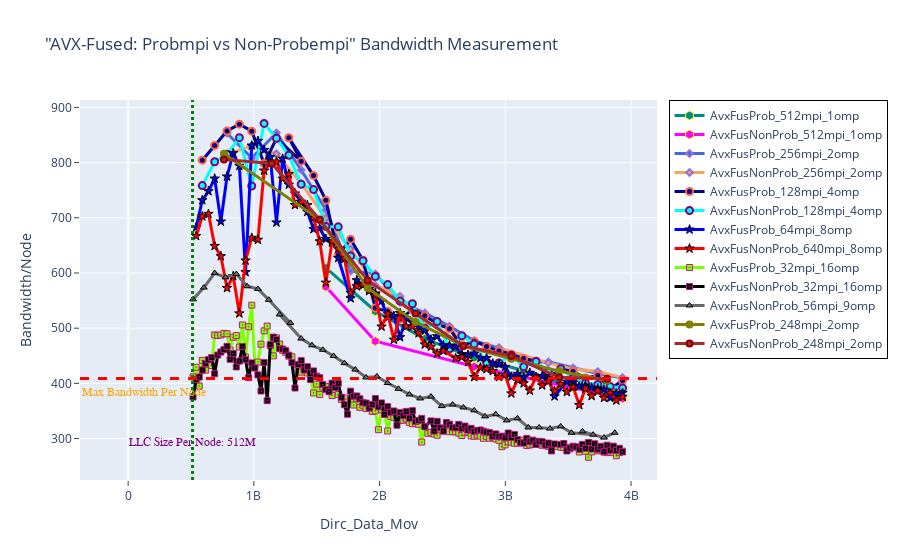

Here is the notebook cell this chart was saved with:
### Markdown cell above
## BANDWIDTHM - AVX-Fused: Probmpi vs Non-Probempim

### Code cell
fig = go.Figure() 

# Case 1
fig.add_trace(go.Scatter(x=(dfn4AvxFusProb_512mpi_1omp.Dirc_Data_Mov*(dfn4AvxFusProb_512mpi_1omp.MPI_size/4)), 
                         y=(dfn4AvxFusProb_512mpi_1omp.BAND*(dfn4AvxFusProb_512mpi_1omp.MPI_size/4)), 
                         mode='lines+markers', 
                         name='AvxFusProb_512mpi_1omp',
                         line=dict(color='darkcyan',width=3),
                         marker=dict(symbol='hexagon',size=9, line=dict(color='yellow',width=1))))

fig.add_trace(go.Scatter(x=(dfn4AvxFusNonProb_512mpi_1omp.Dirc_Data_Mov*(dfn4AvxFusNonProb_512mpi_1omp.MPI_size/4)), 
                         y=(dfn4AvxFusNonProb_512mpi_1omp.BAND*(dfn4AvxFusNonProb_512mpi_1omp.MPI_size/4)), 
                         mode='lines+markers', 
                         name='AvxFusNonProb_512mpi_1omp',
                         line=dict(color='magenta',width=3),
                         marker=dict(symbol='hexagon',size=9, line=dict(color='yellow',width=1))))


# Case 2
fig.add_trace(go.Scatter(x=(dfn4AvxFusProb_256mpi_2omp.Dirc_Data_Mov*(dfn4AvxFusProb_256mpi_2omp.MPI_size/4)), 
                         y=(dfn4AvxFusProb_256mpi_2omp.BAND*(dfn4AvxFusProb_256mpi_2omp.MPI_size/4)), 
                         mode='lines+markers', 
                         name='AvxFusProb_256mpi_2omp',
                         line=dict(color='royalblue',width=3),
                         marker=dict(symbol='diamond',size=5,line=dict(color='MediumPurple',width=2))))

fig.add_trace(go.Scatter(x=(dfn4AvxFusNonProb_256mpi_2omp.Dirc_Data_Mov*(dfn4AvxFusNonProb_256mpi_2omp.MPI_size/4)), 
                         y=(dfn4AvxFusNonProb_256mpi_2omp.BAND*(dfn4AvxFusNonProb_256mpi_2omp.MPI_size/4)), 
                         mode='lines+markers', 
                         name='AvxFusNonProb_256mpi_2omp',
                         line=dict(color='sandybrown',width=3),
                         marker=dict(symbol='diamond',size=5,line=dict(color='MediumPurple',width=2))))


# Case 3
fig.add_trace(go.Scatter(x=(dfn4AvxFusProb_128mpi_4omp.Dirc_Data_Mov*(dfn4AvxFusProb_128mpi_4omp.MPI_size/4)), 
                         y=(dfn4AvxFusProb_128mpi_4omp.BAND*(dfn4AvxFusProb_128mpi_4omp.MPI_size/4)), 
                         mode='lines+markers', 
                         name='AvxFusProb_128mpi_4omp',
                         line=dict(color='darkblue',width=3),
                         marker=dict(symbol='circle',size=7, line=dict(color='tomato',width=2))))

fig.add_trace(go.Scatter(x=(dfn4AvxFusNonProb_128mpi_4omp.Dirc_Data_Mov*(dfn4AvxFusNonProb_128mpi_4omp.MPI_size/4)), 
                         y=(dfn4AvxFusNonProb_128mpi_4omp.BAND*(dfn4AvxFusNonProb_128mpi_4omp.MPI_size/4)), 
                         mode='lines+markers', 
                         name='AvxFusNonProb_128mpi_4omp',
                         line=dict(color='cyan',width=3),
                         marker=dict(symbol='circle',size=7,line=dict(color='Purple',width=2))))



# Case 4
fig.add_trace(go.Scatter(x=(dfn4AvxFusProb_64mpi_8omp.Dirc_Data_Mov*(dfn4AvxFusProb_64mpi_8omp.MPI_size/4)), 
                         y=(dfn4AvxFusProb_64mpi_8omp.BAND*(dfn4AvxFusProb_64mpi_8omp.MPI_size/4)), 
                         mode='lines+markers', 
                         name='AvxFusProb_64mpi_8omp',
                         line=dict(color='blue',width=3),
                         marker=dict(symbol='star',size=7, line=dict(color='black',width=1))))

fig.add_trace(go.Scatter(x=(dfn4AvxFusNonProb_64mpi_8omp.Dirc_Data_Mov*(dfn4AvxFusNonProb_64mpi_8omp.MPI_size/4)), 
                         y=(dfn4AvxFusNonProb_64mpi_8omp.BAND*(dfn4AvxFusNonProb_64mpi_8omp.MPI_size/4)), 
                         mode='lines+markers', 
                         name='AvxFusNonProb_640mpi_8omp',
                         line=dict(color='red',width=3),
                         marker=dict(symbol='star',size=7, line=dict(color='black',width=1))))


# Case 5
fig.add_trace(go.Scatter(x=(dfn4AvxFusProb_32mpi_16omp.Dirc_Data_Mov*(dfn4AvxFusProb_32mpi_16omp.MPI_size/4)), 
                         y=(dfn4AvxFusProb_32mpi_16omp.BAND*(dfn4AvxFusProb_32mpi_16omp.MPI_size/4)), 
                         mode='lines+markers', 
                         name='AvxFusProb_32mpi_16omp',
                         line=dict(color='chartreuse',width=3),
                         marker=dict(symbol='square-dot',size=6, line=dict(color='mediumvioletred',width=1))))

fig.add_trace(go.Scatter(x=(dfn4AvxFusNonProb_32mpi_16omp.Dirc_Data_Mov*(dfn4AvxFusNonProb_32mpi_16omp.MPI_size/4)), 
                         y=(dfn4AvxFusNonProb_32mpi_16omp.BAND*(dfn4AvxFusNonProb_32mpi_16omp.MPI_size/4)), 
                         mode='lines+markers', 
                         name='AvxFusNonProb_32mpi_16omp',
                         line=dict(color='black',width=3),
                         marker=dict(symbol='square-dot',size=6, line=dict(color='mediumvioletred',width=1))))


# Case 6
# fig.add_trace(go.Scatter(x=(dfn4AvxFusProb_56mpi_9omp.Dirc_Data_Mov*(dfn4AvxFusProb_56mpi_9omp.MPI_size/4)), 
#                          y=(dfn4AvxFusProb_56mpi_9omp.BAND*(dfn4AvxFusProb_56mpi_9omp.MPI_size/4)), 
#                          mode='lines+markers', 
#                          name='AvxFusProb_56mpi_9omp',
#                          line=dict(color='gold',width=3),
#                          marker=dict(symbol='triangle-up',size=6, line=dict(color='black',width=1))))

fig.add_trace(go.Scatter(x=(dfn4AvxFusNonProb_56mpi_9omp.Dirc_Data_Mov*(dfn4AvxFusNonProb_56mpi_9omp.MPI_size/4)), 
                         y=(dfn4AvxFusNonProb_56mpi_9omp.BAND*(dfn4AvxFusNonProb_56mpi_9omp.MPI_size/4)), 
                         mode='lines+markers', 
                         name='AvxFusNonProb_56mpi_9omp',
                         line=dict(color='dimgray',width=3),
                         marker=dict(symbol='triangle-up',size=6, line=dict(color='black',width=1))))



# Case 7
fig.add_trace(go.Scatter(x=(dfn4AvxFusProb_248mpi_2omp.Dirc_Data_Mov*(dfn4AvxFusProb_248mpi_2omp.MPI_size/4)), 
                         y=(dfn4AvxFusProb_248mpi_2omp.BAND*(dfn4AvxFusProb_248mpi_2omp.MPI_size/4)), 
                         mode='lines+markers', 
                         name='AvxFusProb_248mpi_2omp',
                         line=dict(color='olive',width=3),
                         marker=dict(symbol='circle',size=6, line=dict(color='olive',width=2))))

fig.add_trace(go.Scatter(x=(dfn4AvxFusNonProb_248mpi_2omp.Dirc_Data_Mov*(dfn4AvxFusNonProb_248mpi_2omp.MPI_size/4)), 
                         y=(dfn4AvxFusNonProb_248mpi_2omp.BAND*(dfn4AvxFusNonProb_248mpi_2omp.MPI_size/4)), 
                         mode='lines+markers', 
                         name='AvxFusNonProb_248mpi_2omp',
                         line=dict(color='Brown',width=3),
                         marker=dict(symbol='circle',size=6, line=dict(color='darkred',width=2))))




# Adding vertical and horizontal lines 
fig.add_vline(x=512e6, line_width=3, line_dash="dot", line_color="green")
fig.add_hline(y=409, line_width=3, line_dash="dash", line_color="red")

# Add annotation with arrow
fig.add_annotation(
    x='512e6'
    , y=280
    , text=f'LLC Size Per Node: 512M'
    , yanchor='bottom'
    , showarrow=False
    , arrowhead=1
    , arrowsize=1
    , arrowwidth=2
    , arrowcolor="#636363"
    , ax=-20
    , ay=-30
    , font=dict(size=12, color="purple", family="Sans Serif")
    , align="left"
    ,)

fig.add_annotation(
    x='130e6'
    , y=370
    , text=f'Max Bandwidth Per Node'
    , yanchor='bottom'
    , showarrow=False
    , arrowhead=1
    , arrowsize=1
    , arrowwidth=2
    , arrowcolor="#636363"
    , ax=-20
    , ay=-30
    , font=dict(size=12, color="orange", family="Sans Serif")
    , align="left"
    ,)


fig.update_layout(title='"AVX-Fused: Probmpi vs Non-Probempi" Bandwidth Measurement',
                  xaxis_title='Dirc_Data_Mov', yaxis_title='Bandwidth/Node', 
                  xaxis=dict(ticks="outside"),  
                  yaxis=dict(ticks="outside"),
                  legend=go.layout.Legend(bordercolor="black",borderwidth=1))

### Figure 1 — Plotly figure (JSON) as saved in the notebook; plotly's stock layout.template omitted (floating-point values rounded to 4 significant figures; data arrays with more than 128 entries replaced by an {"elided": "..."} marker saying what was removed)
{"data": [{"line": {"color": "darkcyan", "width": 3}, "marker": {"line": {"color": "yellow", "width": 1}, "size": 9, "symbol": "hexagon"}, "mode": "lines+markers", "name": "AvxFusProb_512mpi_1omp", "type": "scatter", "x": [1572864000, 1966080000, 2359296000, 2752512000, 3145728000, 3538944000, 3932160000], "y": [609.1, 530.7, 480.7, 446.5, 423.4, 392.6, 389.5]}, {"line": {"color": "magenta", "width": 3}, "marker": {"line": {"color": "yellow", "width": 1}, "size": 9, "symbol": "hexagon"}, "mode": "lines+markers", "name": "AvxFusNonProb_512mpi_1omp", "type": "scatter", "x": [1572864000, 1966080000, 2752512000, 3932160000], "y": [574.9, 476.4, 430.5, 372.5]}, {"line": {"color": "royalblue", "width": 3}, "marker": {"line": {"color": "MediumPurple", "width": 2}, "size": 5, "symbol": "diamond"}, "mode": "lines+markers", "name": "AvxFusProb_256mpi_2omp", "type": "scatter", "x": [786432000, 983040000, 1179648000, 1376256000, 1572864000, 1769472000, 1966080000, 2162688000, 2359296000, 2555904000, 2752512000, 2949120000, 3145728000, 3342336000, 3538944000, 3735552000, 3932160000], "y": [853.3, 808.4, 853.9, 786.7, 714.5, 603.4, 598.4, 546.8, 527.7, 503.4, 477.2, 463.6, 438.4, 439.0, 428.2, 417.8, 409.7]}, {"line": {"color": "sandybrown", "width": 3}, "marker": {"line": {"color": "MediumPurple", "width": 2}, "size": 5, "symbol": "diamond"}, "mode": "lines+markers", "name": "AvxFusNonProb_256mpi_2omp", "type": "scatter", "x": [786432000, 983040000, 1179648000, 1376256000, 1572864000, 1769472000, 1966080000, 2162688000, 2359296000, 2555904000, 2752512000, 2949120000, 3342336000, 3538944000, 3735552000, 3932160000], "y": [815.1, 830.8, 816.1, 762.5, 699.1, 643.5, 577.5, 557.8, 509.5, 500.8, 456.4, 464.7, 437.1, 425.8, 421.4, 410.4]}, {"line": {"color": "darkblue", "width": 3}, "marker": {"line": {"color": "tomato", "width": 2}, "size": 7, "symbol": "circle"}, "mode": "lines+markers", "name": "AvxFusProb_128mpi_4omp", "type": "scatter", "x": [589824000, 688128000, 786432000, 884736000, 983040000, 1081344000, 1179648000, 1376256000, 1277952000, 1474560000, 1572864000, 1671168000, 1769472000, 1867776000, 1966080000, 2064384000, 2162688000, 2260992000, 2359296000, 2457600000, 2555904000, 2654208000, 2752512000, 2850816000, 2949120000, 3047424000, 3145728000, 3244032000, 3342336000, 3440640000, 3538944000, 3637248000, 3735552000, 3833856000, 3932160000], "y": [804.4, 831.1, 857.3, 869.7, 857.0, 798.3, 843.6, 802.6, 845.0, 776.5, 731.7, 632.5, 661.3, 623.0, 536.7, 530.2, 516.5, 533.5, 522.4, 507.5, 498.9, 467.8, 476.5, 467.0, 458.7, 452.8, 444.9, 440.5, 410.3, 426.1, 421.3, 409.8, 414.2, 389.7, 405.1]}, {"line": {"color": "cyan", "width": 3}, "marker": {"line": {"color": "Purple", "width": 2}, "size": 7, "symbol": "circle"}, "mode": "lines+markers", "name": "AvxFusNonProb_128mpi_4omp", "type": "scatter", "x": [589824000, 688128000, 786432000, 884736000, 983040000, 1081344000, 1179648000, 1277952000, 1376256000, 1474560000, 1572864000, 1671168000, 1769472000, 1867776000, 1966080000, 2064384000, 2162688000, 2260992000, 2359296000, 2457600000, 2555904000, 2654208000, 2752512000, 2850816000, 2949120000, 3047424000, 3145728000, 3244032000, 3342336000, 3440640000, 3538944000, 3637248000, 3735552000, 3833856000, 3932160000], "y": [758.4, 801.6, 815.2, 845.3, 757.6, 871.1, 844.1, 813.3, 760.7, 751.1, 684.0, 683.6, 630.7, 622.2, 593.6, 579.0, 549.0, 544.3, 499.3, 512.1, 462.7, 486.3, 471.4, 437.3, 436.9, 451.1, 430.1, 439.8, 421.3, 426.5, 409.8, 400.4, 397.9, 394.5, 391.6]}, {"line": {"color": "blue", "width": 3}, "marker": {"line": {"color": "black", "width": 1}, "size": 7, "symbol": "star"}, "mode": "lines+markers", "name": "AvxFusProb_64mpi_8omp", "type": "scatter", "x": [540672000, 589824000, 638976000, 688128000, 737280000, 786432000, 835584000, 884736000, 933888000, 983040000, 1032192000, 1081344000, 1130496000, 1179648000, 1228800000, 1277952000, 1327104000, 1376256000, 1425408000, 1474560000, 1523712000, 1572864000, 1622016000, 1720320000, 1671168000, 1769472000, 1818624000, 1867776000, 1916928000, 1966080000, 2015232000, 2064384000, 2113536000, 2162688000, 2211840000, 2260992000, 2310144000, 2359296000, 2408448000, 2457600000, 2506752000, 2555904000, 2605056000, 2654208000, 2703360000, 2752512000, 2801664000, 2850816000, 2899968000, 2949120000, 2998272000, 3047424000, 3096576000, 3145728000, 3194880000, 3293184000, 3342336000, 3391488000, 3489792000, 3538944000, 3588096000, 3637248000, 3686400000, 3735552000, 3784704000, 3833856000, 3883008000, 3932160000], "y": [682.4, 731.8, 748.2, 771.1, 693.3, 774.9, 817.2, 794.2, 601.6, 830.9, 839.4, 823.0, 809.9, 691.5, 807.1, 760.0, 744.0, 729.2, 710.9, 679.6, 680.8, 661.7, 655.0, 625.8, 627.3, 554.1, 586.8, 577.8, 570.8, 562.9, 549.1, 519.2, 522.0, 483.6, 518.4, 510.2, 502.7, 495.5, 479.4, 485.3, 469.0, 468.5, 466.4, 452.8, 451.6, 453.7, 445.8, 446.0, 435.9, 434.8, 429.7, 412.0, 417.2, 410.8, 419.1, 412.9, 408.8, 376.4, 403.2, 401.2, 394.7, 396.0, 392.1, 390.8, 388.5, 373.8, 381.4, 382.9]}, {"line": {"color": "red", "width": 3}, "marker": {"line": {"color": "black", "width": 1}, "size": 7, "symbol": "star"}, "mode": "lines+markers", "name": "AvxFusNonProb_640mpi_8omp", "type": "scatter", "x": [540672000, 589824000, 638976000, 688128000, 737280000, 786432000, 835584000, 884736000, 933888000, 983040000, 1032192000, 1081344000, 1130496000, 1179648000, 1228800000, 1277952000, 1327104000, 1376256000, 1425408000, 1474560000, 1523712000, 1572864000, 1622016000, 1671168000, 1720320000, 1769472000, 1818624000, 1867776000, 1916928000, 1966080000, 2015232000, 2064384000, 2113536000, 2162688000, 2211840000, 2260992000, 2310144000, 2359296000, 2408448000, 2457600000, 2506752000, 2605056000, 2654208000, 2703360000, 2752512000, 2801664000, 2850816000, 2899968000, 2949120000, 2998272000, 3047424000, 3096576000, 3145728000, 3194880000, 3244032000, 3293184000, 3342336000, 3391488000, 3440640000, 3489792000, 3538944000, 3588096000, 3637248000, 3686400000, 3735552000, 3784704000, 3833856000, 3883008000, 3932160000], "y": [667.0, 702.6, 707.1, 648.9, 630.4, 572.8, 594.3, 526.8, 622.7, 663.7, 660.1, 785.5, 799.4, 801.9, 770.7, 779.4, 723.1, 728.3, 722.8, 699.7, 657.3, 582.5, 657.6, 643.6, 627.0, 564.0, 575.7, 579.5, 567.2, 560.0, 502.8, 526.1, 479.1, 527.2, 503.3, 502.8, 490.8, 470.5, 466.5, 454.2, 458.8, 445.7, 447.7, 438.6, 411.5, 428.8, 425.9, 422.3, 411.5, 415.3, 381.8, 406.4, 400.1, 386.9, 411.7, 396.4, 403.4, 385.7, 398.7, 384.3, 393.7, 360.6, 390.8, 377.1, 386.5, 373.7, 382.9, 369.0, 375.7]}, {"line": {"color": "chartreuse", "width": 3}, "marker": {"line": {"color": "mediumvioletred", "width": 1}, "size": 6, "symbol": "square-dot"}, "mode": "lines+markers", "name": "AvxFusProb_32mpi_16omp", "type": "scatter", "x": {"elided": "138 int values"}, "y": {"elided": "138 float values"}}, {"line": {"color": "black", "width": 3}, "marker": {"line": {"color": "mediumvioletred", "width": 1}, "size": 6, "symbol": "square-dot"}, "mode": "lines+markers", "name": "AvxFusNonProb_32mpi_16omp", "type": "scatter", "x": {"elided": "138 int values"}, "y": {"elided": "138 float values"}}, {"line": {"color": "dimgray", "width": 3}, "marker": {"line": {"color": "black", "width": 1}, "size": 6, "symbol": "triangle-up"}, "mode": "lines+markers", "name": "AvxFusNonProb_56mpi_9omp", "type": "scatter", "x": [516096000, 602112000, 688128000, 774144000, 860160000, 946176000, 1032192000, 1118208000, 1290240000, 1204224000, 1376256000, 1462272000, 1548288000, 1634304000, 1720320000, 1806336000, 1892352000, 1978368000, 2064384000, 2150400000, 2236416000, 2322432000, 2408448000, 2494464000, 2580480000, 2666496000, 2752512000, 2838528000, 2924544000, 3010560000, 3096576000, 3182592000, 3268608000, 3354624000, 3440640000, 3526656000, 3698688000, 3612672000, 3784704000, 3870720000], "y": [552.2, 573.5, 599.9, 592.0, 598.0, 576.0, 571.1, 551.5, 509.6, 524.8, 481.1, 469.0, 460.8, 449.7, 436.7, 424.9, 410.7, 412.5, 400.6, 390.1, 379.9, 372.6, 376.0, 358.8, 361.5, 356.4, 351.0, 340.2, 344.0, 332.8, 336.7, 320.0, 320.2, 318.0, 322.0, 310.5, 307.0, 313.1, 301.7, 310.5]}, {"line": {"color": "olive", "width": 3}, "marker": {"line": {"color": "olive", "width": 2}, "size": 6, "symbol": "circle"}, "mode": "lines+markers", "name": "AvxFusProb_248mpi_2omp", "type": "scatter", "x": [761856000, 1523712000, 1904640000, 2285568000, 2666496000, 3047424000, 3428352000, 3809280000], "y": [816.2, 696.8, 573.0, 511.3, 468.2, 444.4, 422.2, 405.3]}, {"line": {"color": "Brown", "width": 3}, "marker": {"line": {"color": "darkred", "width": 2}, "size": 6, "symbol": "circle"}, "mode": "lines+markers", "name": "AvxFusNonProb_248mpi_2omp", "type": "scatter", "x": [761856000, 1142784000, 1523712000, 1904640000, 2285568000, 2666496000, 3047424000, 3428352000, 3809280000], "y": [805.5, 798.5, 696.4, 586.6, 526.5, 467.6, 449.5, 410.9, 408.5]}], "layout": {"annotations": [{"align": "left", "arrowcolor": "#636363", "arrowhead": 1, "arrowsize": 1, "arrowwidth": 2, "ax": -20, "ay": -30, "font": {"color": "purple", "family": "Sans Serif", "size": 12}, "showarrow": false, "text": "LLC Size Per Node: 512M", "x": "512e6", "y": 280, "yanchor": "bottom"}, {"align": "left", "arrowcolor": "#636363", "arrowhead": 1, "arrowsize": 1, "arrowwidth": 2, "ax": -20, "ay": -30, "font": {"color": "orange", "family": "Sans Serif", "size": 12}, "showarrow": false, "text": "Max Bandwidth Per Node", "x": "130e6", "y": 370, "yanchor": "bottom"}], "legend": {"bordercolor": "black", "borderwidth": 1}, "shapes": [{"line": {"color": "green", "dash": "dot", "width": 3}, "type": "line", "x0": 512000000, "x1": 512000000, "xref": "x", "y0": 0, "y1": 1, "yref": "y domain"}, {"line": {"color": "red", "dash": "dash", "width": 3}, "type": "line", "x0": 0, "x1": 1, "xref": "x domain", "y0": 409, "y1": 409, "yref": "y"}], "title": {"text": "\"AVX-Fused: Probmpi vs Non-Probempi\" Bandwidth Measurement"}, "xaxis": {"ticks": "outside", "title": {"text": "Dirc_Data_Mov"}}, "yaxis": {"ticks": "outside", "title": {"text": "Bandwidth/Node"}}}}
